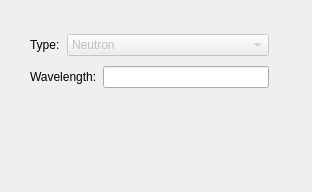
<?xml version="1.0" encoding="UTF-8"?>
<ui version="4.0">
 <class>SourcePropertWidget</class>
 <widget class="QWidget" name="SourcePropertWidget">
  <property name="geometry">
   <rect>
    <x>0</x>
    <y>0</y>
    <width>312</width>
    <height>192</height>
   </rect>
  </property>
  <property name="windowTitle">
   <string>Form</string>
  </property>
  <widget class="QWidget" name="layoutWidget">
   <property name="geometry">
    <rect>
     <x>30</x>
     <y>30</y>
     <width>239</width>
     <height>62</height>
    </rect>
   </property>
   <layout class="QGridLayout" name="gridLayout">
    <item row="0" column="0">
     <widget class="QLabel" name="label">
      <property name="text">
       <string>Type:</string>
      </property>
     </widget>
    </item>
    <item row="0" column="1" colspan="2">
     <widget class="QComboBox" name="comboBox">
      <property name="enabled">
       <bool>false</bool>
      </property>
      <item>
       <property name="text">
        <string>Neutron</string>
       </property>
      </item>
      <item>
       <property name="text">
        <string>X-ray</string>
       </property>
      </item>
     </widget>
    </item>
    <item row="1" column="0" colspan="2">
     <widget class="QLabel" name="label_2">
      <property name="text">
       <string>Wavelength:</string>
      </property>
     </widget>
    </item>
    <item row="1" column="2">
     <widget class="QLineEdit" name="lineEdit"/>
    </item>
   </layout>
  </widget>
 </widget>
 <resources/>
 <connections/>
</ui>
